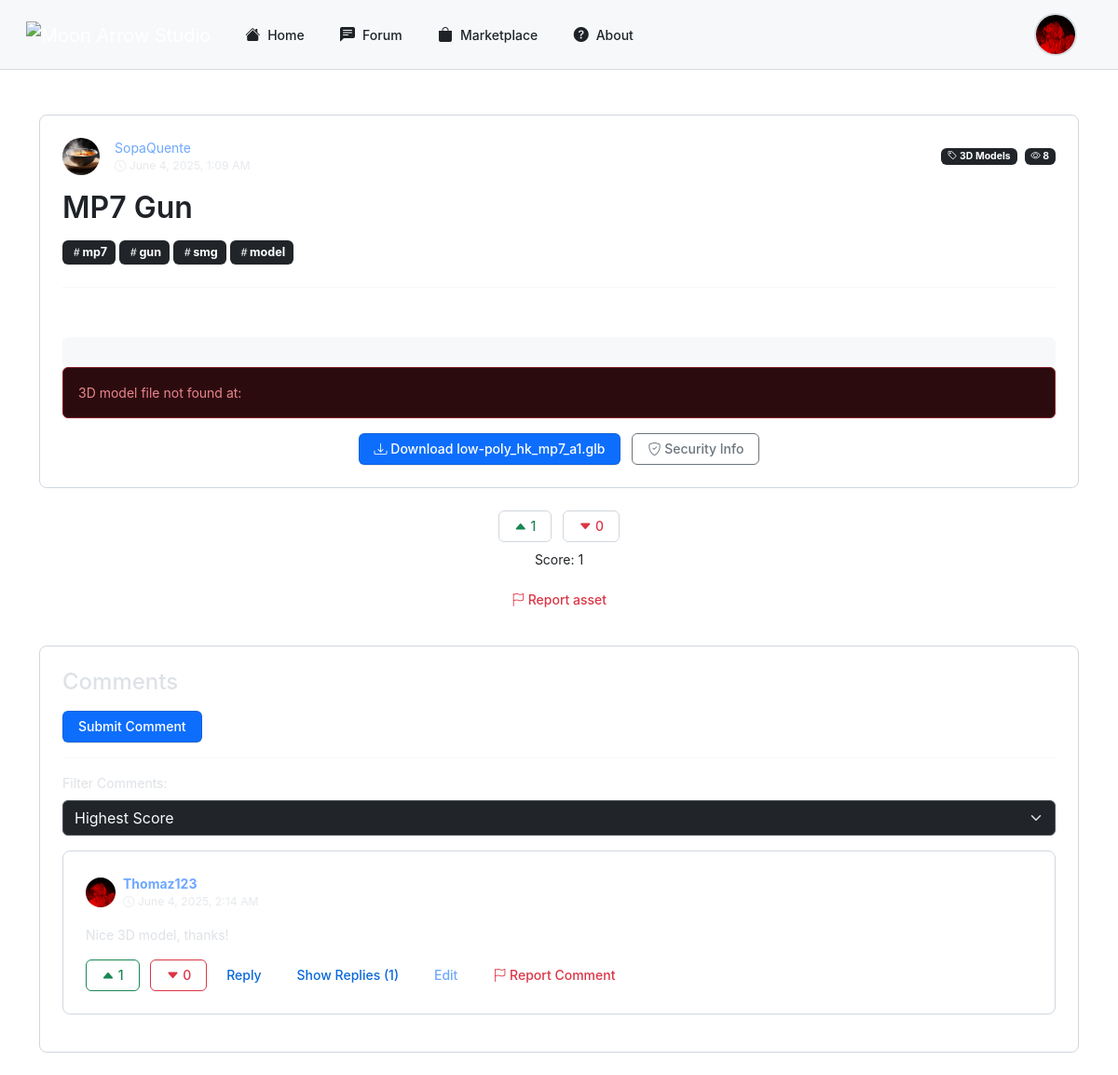
Screenshot of /php/view_asset.php?id=134 (signed in) with the database file from the repository.
### tables this page shows
CREATE TABLE IF NOT EXISTS `assets` (
  `id` int NOT NULL AUTO_INCREMENT,
  `title` varchar(255) NOT NULL,
  `content` text NOT NULL,
  `category_id` int NOT NULL,
  `hashtags` text,
  `images` text,
  `created_at` timestamp NULL DEFAULT CURRENT_TIMESTAMP,
  `videos` text,
  `user_id` int NOT NULL,
  `upvotes` int DEFAULT '0',
  `downvotes` int DEFAULT '0',
  `preview_image` varchar(255) DEFAULT NULL,
  `asset_file` varchar(255) DEFAULT NULL,
  `status` enum('published','draft','hidden') NOT NULL DEFAULT 'published',
  `views` int DEFAULT '0',
  `updated_at` timestamp NULL DEFAULT CURRENT_TIMESTAMP ON UPDATE CURRENT_TIMESTAMP,
  `reported_count` int DEFAULT '0',
  `asset_type` text NOT NULL,
  PRIMARY KEY (`id`),
  KEY `fk_posts_categories` (`category_id`),
  KEY `fk_user_id` (`user_id`)
);

CREATE TABLE IF NOT EXISTS `users` (
  `user_id` int NOT NULL AUTO_INCREMENT,
  `username` varchar(50) NOT NULL,
  `email` varchar(100) NOT NULL,
  `password` varchar(255) NOT NULL,
  `role` enum('admin','user') DEFAULT 'user',
  `created_at` datetime DEFAULT CURRENT_TIMESTAMP,
  `profile_picture` varchar(255) DEFAULT NULL,
  `banner` varchar(255) DEFAULT NULL,
  `description` text,
  `status` enum('active','suspended') NOT NULL DEFAULT 'active',
  `youtube` varchar(255) DEFAULT NULL,
  `linkedin` varchar(255) DEFAULT NULL,
  `twitter` varchar(255) DEFAULT NULL,
  `instagram` varchar(255) DEFAULT NULL,
  `github` varchar(255) DEFAULT NULL,
  `portfolio` varchar(255) DEFAULT NULL,
  `reported_count` int NOT NULL DEFAULT '0',
  `follow_notifications` tinyint(1) NOT NULL DEFAULT '1',
  `asset_comment_notifications` tinyint(1) NOT NULL DEFAULT '1',
  `reply_notifications` tinyint(1) NOT NULL DEFAULT '1',
  `notification_frequency` enum('instant','hourly','daily','weekly') NOT NULL DEFAULT 'instant',
  `email_updates` tinyint(1) NOT NULL DEFAULT '1',
  `comment_notifications` tinyint(1) NOT NULL DEFAULT '1',
  PRIMARY KEY (`user_id`),
  UNIQUE KEY `username` (`username`),
  UNIQUE KEY `email` (`email`)
);

CREATE TABLE IF NOT EXISTS `asset_categories` (
  `id` int NOT NULL AUTO_INCREMENT,
  `name` varchar(100) NOT NULL,
  PRIMARY KEY (`id`)
);

CREATE TABLE IF NOT EXISTS `comments_asset` (
  `id` int NOT NULL AUTO_INCREMENT,
  `asset_id` int NOT NULL,
  `user_id` int NOT NULL,
  `content` text NOT NULL,
  `created_at` datetime DEFAULT CURRENT_TIMESTAMP,
  `parent_id` int DEFAULT NULL,
  `upvotes` int NOT NULL DEFAULT '0',
  `downvotes` int NOT NULL DEFAULT '0',
  `status` enum('published','draft','hidden') NOT NULL DEFAULT 'published',
  `reported_count` int NOT NULL DEFAULT '0',
  `updated_at` timestamp NULL DEFAULT CURRENT_TIMESTAMP ON UPDATE CURRENT_TIMESTAMP,
  `edited_at` timestamp NULL DEFAULT NULL,
  PRIMARY KEY (`id`),
  KEY `asset_id` (`asset_id`),
  KEY `user_id` (`user_id`),
  KEY `idx_parent_id` (`parent_id`)
);

### php/view_asset.php (the view, shortened to what this page needs)
<?php
require 'db_connect.php';
$asset_id = isset($_GET['id']) ? intval($_GET['id']) : 0;
$stmt = $conn->prepare("SELECT assets.*, asset_categories.name AS category_name, users.username, users.profile_picture
                        FROM assets
                        JOIN asset_categories ON assets.category_id = asset_categories.id
                        JOIN users ON assets.user_id = users.user_id
                        WHERE assets.id = ? AND assets.status != 'hidden'");
$stmt->bind_param("i", $asset_id);
$stmt->execute();
$result = $stmt->get_result();
$asset = $result->fetch_assoc();
$filter = isset($_GET['filter']) ? $_GET['filter'] : 'highest_score';
$order_by = 'c1.created_at DESC';
switch ($filter) {
    case 'highest_score':
    default:
        $order_by = '(c1.upvotes - c1.downvotes) DESC';
        break;
}
$comments_stmt = $conn->prepare("
    SELECT c1.*, users.username, users.profile_picture,
        (SELECT COUNT(*) FROM comments_asset c2 WHERE c2.parent_id = c1.id AND c2.status != 'hidden') AS reply_count
    FROM comments_asset c1
    JOIN users ON c1.user_id = users.user_id
    WHERE c1.asset_id = ? AND c1.parent_id IS NULL AND c1.status != 'hidden'
    ORDER BY $order_by
");
$comments_stmt->bind_param("i", $asset_id);
$comments_stmt->execute();
$comments_result = $comments_stmt->get_result();
$comments = [];
while ($row = $comments_result->fetch_assoc()) {
    $row['replies'] = [];
    $reply_stmt = $conn->prepare("
    SELECT replies.*, users.username, users.profile_picture
    FROM comments_asset replies
    JOIN users ON replies.user_id = users.user_id
    WHERE replies.parent_id = ?
    ORDER BY replies.created_at ASC
");
    $reply_stmt->bind_param("i", $row['id']);
    $reply_stmt->execute();
    $reply_result = $reply_stmt->get_result();
    while ($reply = $reply_result->fetch_assoc()) {
        $row['replies'][] = $reply;
    }
    $comments[] = $row;
}
?>
<!DOCTYPE html>
<html lang="en" data-bs-theme="dark">
<head>
    <?php include 'header.php'; ?>
    <link rel="stylesheet" href="https://cdnjs.cloudflare.com/ajax/libs/highlight.js/11.7.0/styles/default.min.css">
    <link rel="stylesheet" href="https://cdn.quilljs.com/1.3.7/quill.snow.css">
    <link rel="stylesheet" href="https://cdnjs.cloudflare.com/ajax/libs/animate.css/4.1.1/animate.min.css" />
</head>
<body>
    <div class="container mt-5">
        <div class="card animate__animated animate__fadeIn">
            <div class="card-body">
                <div class="post-header mb-4">
    <div class="d-flex align-items-center justify-content-between mb-3">
        <div class="d-flex align-items-center animate__animated animate__fadeInLeft">
            <div class="profile-pic-container me-3">
                <?php if (!empty($asset['profile_picture'])): ?>
                    <img src="<?= htmlspecialchars($asset['profile_picture']) ?>" alt="Profile" class="rounded-circle" width="40" height="40">
                <?php else: ?>
                    <div class="rounded-circle bg-secondary d-flex align-items-center justify-content-center" style="width: 40px; height: 40px;">
                        <i class="bi bi-person-fill text-white"></i>
                    </div>
                <?php endif; ?>
            </div>
            <div>
                <a href="profile.php?id=<?= htmlspecialchars($asset['user_id']) ?>" class="text-decoration-none">
                    <?= htmlspecialchars($asset['username'] ?? 'Anonymous') ?>
                </a>
                <div class="text-muted small">
                    <i class="bi bi-clock"></i> <?= date('F j, Y, g:i A', strtotime($asset['created_at'])) ?>
                </div>
            </div>
        </div>
        <div class="d-flex align-items-center animate__animated animate__fadeInRight">
            <span class="badge bg-dark me-2">
                <i class="bi bi-tag"></i> <?= htmlspecialchars($asset['category_name'] ?? 'Uncategorized') ?>
            </span>
            <span class="badge bg-dark">
                <i class="bi bi-eye"></i> <?= htmlspecialchars($asset['views'] ?? '0') ?>
            </span>
        </div>
    </div>
    <h1 class="card-title mb-3 animate__animated animate__fadeInDown"><?= htmlspecialchars($asset['title'] ?? 'No Title') ?></h1>
    <?php if (!empty($asset['hashtags'])): ?>
        <div class="hashtag-container mb-3 animate__animated animate__fadeIn">
            <?php
            preg_match_all('/#([^\s#]+)/', $asset['hashtags'], $matches);
            foreach ($matches[1] as $tag) {
                echo '<span class="badge bg-dark me-1"><i class="bi bi-hash"></i>' . htmlspecialchars($tag) . '</span>';
            }
            ?>
        </div>
    <?php endif; ?>
</div>
                <hr>
<div class="animate__animated animate__fadeIn">
    <?= $asset['content'] ?>
</div>
<?php
$images = !empty($asset['images']) ? json_decode($asset['images'], true) : [];
$videos = !empty($asset['videos']) ? json_decode($asset['videos'], true) : [];
$images = array_map(function($path) {
    return str_replace('\\/', '/', $path);
}, $images);
$videos = array_map(function($path) {
    return str_replace('\\/', '/', $path);
}, $videos);
if (!empty($images) || !empty($videos) || !empty($asset['asset_file'])): ?>
    <div class="media-container animate__animated animate__fadeIn">
    </div>
    <?php if (!empty($asset['asset_file'])): ?>
        <?php
        $filePath = __DIR__ . '/' . $asset['asset_file'];
        $filePath = str_replace('\\', '/', realpath($filePath));
        if (!file_exists($filePath)) {
            echo "<div class='alert alert-danger'>3D model file not found at: $filePath</div>";
        }
        ?>
        <div class="text-center mt-3">
            <a href="<?= htmlspecialchars($asset['asset_file']) ?>" class="btn btn-primary btn-sm me-2" download>
                <i class="bi bi-download"></i> Download <?= basename($asset['asset_file']) ?>
            </a>
            <button class="btn btn-outline-secondary btn-sm" type="button"
                    data-bs-toggle="collapse" data-bs-target="#securityInfo">
                <i class="bi bi-shield-check"></i> Security Info
            </button>
        </div>
    <?php endif; ?>
<?php endif; ?>
</div>
</div>
</div>
    <div class="text-center mt-3 animate__animated animate__fadeIn animate__delay-1s">
    <button class="btn btn-outline-success me-2 upvote-btn <?= isset($_SESSION['user_id']) ? '' : 'disabled' ?>" data-asset-id="<?= $asset_id ?>" <?= isset($_SESSION['user_id']) ? '' : 'disabled' ?>>
        <i class="bi bi-caret-up-fill"></i> <span id="upvote-count"><?= $asset['upvotes'] ?></span>
    </button>
    <button class="btn btn-outline-danger downvote-btn <?= isset($_SESSION['user_id']) ? '' : 'disabled' ?>" data-asset-id="<?= $asset_id ?>" <?= isset($_SESSION['user_id']) ? '' : 'disabled' ?>>
        <i class="bi bi-caret-down-fill"></i> <span id="downvote-count"><?= $asset['downvotes'] ?></span>
    </button>
    <p class="mt-2">Score: <span id="score"><?= $asset['upvotes'] - $asset['downvotes'] ?></span></p>
    <button class="btn text-danger report-btn mb-3" data-content-type="asset" data-content-id="<?= $asset_id ?>">
        <i class="bi bi-flag"></i> Report asset
    </button>
</div>
<div class="container mt-3">
    <div class="card animate__animated animate__fadeIn animate__delay-1s">
        <div class="card-body">
            <h4 class="animate__animated animate__fadeInLeft">Comments</h4>
            <?php if (isset($_SESSION['user_id'])): ?>
                <button class="btn btn-primary animate__animated animate__fadeIn animate__delay-1s" id="submit-comment" data-asset-id="<?= $asset_id ?>">
                    <span class="button-text">Submit Comment</span>
                </button>
            <?php else: ?>
                <p class="animate__animated animate__fadeIn animate__delay-1s">You must <a href="sign_in/sign_in_html.php" class="text-decoration-none">sign in</a> to comment and reply.</p>
            <?php endif; ?>
            <hr>
            <div class="mb-3 animate__animated animate__fadeIn animate__delay-1s">
                <label for="filter" class="form-label">Filter Comments:</label>
                <select name="filter" id="filter" class="form-select me-2 bg-dark text-light">
                    <option value="highest_score" <?= isset($_GET['filter']) && $_GET['filter'] == 'highest_score' ? 'selected' : '' ?>>Highest Score</option>
                </select>
            </div>
            <div id="comments-container">
                <?php
                $commentDelay = 1;
                foreach ($comments as $comment):
                $commentDelay += 0.2;
                ?>
                <div class="card mb-3 animate__animated animate__fadeInUp" id="comment-<?php echo $comment['id']; ?>" style="max-width: 100%; animation-delay: <?= $commentDelay ?>s;">
                        <div class="card-body">
<div class="d-flex align-items-center mb-3">
    <div class="me-2">
        <?php if (!empty($comment['profile_picture'])): ?>
            <img src="<?= htmlspecialchars($comment['profile_picture']) ?>" alt="Profile" class="rounded-circle" width="32" height="32">
        <?php else: ?>
            <div class="rounded-circle bg-secondary d-flex align-items-center justify-content-center" style="width: 32px; height: 32px;">
                <i class="bi bi-person-fill text-white"></i>
            </div>
        <?php endif; ?>
    </div>
    <div>
        <a href="profile.php?id=<?php echo htmlspecialchars($comment['user_id']); ?>" class="text-decoration-none fw-bold">
            <?php echo htmlspecialchars($comment['username']); ?>
        </a>
        <div class="text-muted small">
            <i class="bi bi-clock"></i>
            <?= date('F j, Y, g:i A', strtotime($comment['created_at'])) ?>
        </div>
    </div>
</div>
                        <p class="card-text"><?php echo $comment['content']; ?></p>
                        <button class="btn btn-outline-success me-2 upvote-comment-btn <?php echo isset($_SESSION['user_id']) ? '' : 'disabled'; ?>" data-comment-id="<?php echo $comment['id']; ?>">
                            <i class="bi bi-caret-up-fill"></i> <span class="upvote-count"><?php echo $comment['upvotes'] ?? 0; ?></span>
                        </button>
                        <button class="btn btn-outline-danger downvote-comment-btn <?php echo isset($_SESSION['user_id']) ? '' : 'disabled'; ?>" data-comment-id="<?php echo $comment['id']; ?>">
                            <i class="bi bi-caret-down-fill"></i> <span class="downvote-count"><?php echo $comment['downvotes'] ?? 0; ?></span>
                        </button>
                        <a class="btn btn-link text-decoration-none reply-btn" data-comment-id="<?php echo $comment['id']; ?>">Reply</a>
                        <a class="btn btn-link text-decoration-none toggle-replies-btn" data-comment-id="<?php echo $comment['id']; ?>" data-reply-count="<?php echo $comment['reply_count']; ?>">
                            Show Replies (<?php echo $comment['reply_count']; ?>)
                        </a>
                        <?php if (isset($_SESSION['user_id']) && $comment['user_id'] == $_SESSION['user_id']): ?>
                            <a href="<?= $baseUrl ?>php/admin/edit_comment.php?id=<?= $comment['id'] ?>&type=asset" class="btn btn-link text-decoration-none">Edit</a>
                        <?php endif; ?>
                        <button class="btn text-danger report-btn" data-content-type="comment" data-content-id="<?= $comment['id'] ?>">
                            <i class="bi bi-flag"></i> Report Comment
                        </button>
                    </div>
                </div>
                <?php endforeach; ?>
            </div>
        </div>
    </div>
</div>
</body>

### rows the page displays
assets: user.username "SopaQuente", created_at "June 4, 2025, 1:09 AM", category.name "3D Models", views "8", title "MP7 Gun", asset_file "low-poly_hk_mp7_a1.glb", upvotes "1", downvotes "0", $asset['upvotes']-$asset['downvotes'] "1"
comments_asset: user.username "Thomaz123", created_at "June 4, 2025, 2:14 AM", content "Nice 3D model, thanks!", upvotes "1", downvotes "0", reply_count "1"

### other values shown
$tag "mp7"
$tag "gun"
$tag "smg"
$tag "model"
